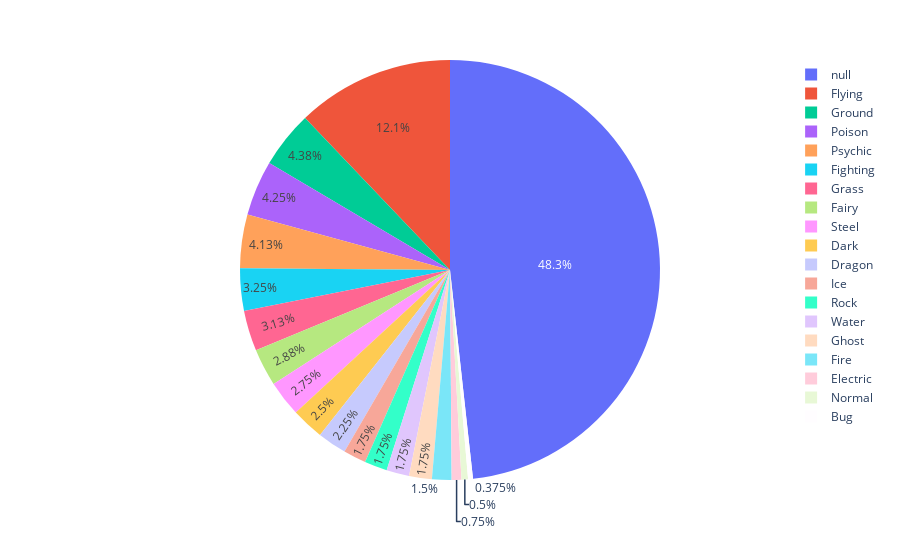

This figure's notebook cell:
### Code cell
px.pie(pokemon, names = 'Type 2')

### Figure 1 — Plotly figure (JSON) as saved in the notebook; plotly's stock layout.template omitted (floating-point values rounded to 4 significant figures; data arrays with more than 128 entries replaced by an {"elided": "..."} marker saying what was removed)
{"data": [{"domain": {"x": [0, 1], "y": [0, 1]}, "hovertemplate": "Type 2=%{label}<extra></extra>", "labels": {"elided": "800 str values"}, "legendgroup": "", "name": "", "showlegend": true, "type": "pie"}], "layout": {"legend": {"tracegroupgap": 0}, "margin": {"t": 60}}}
